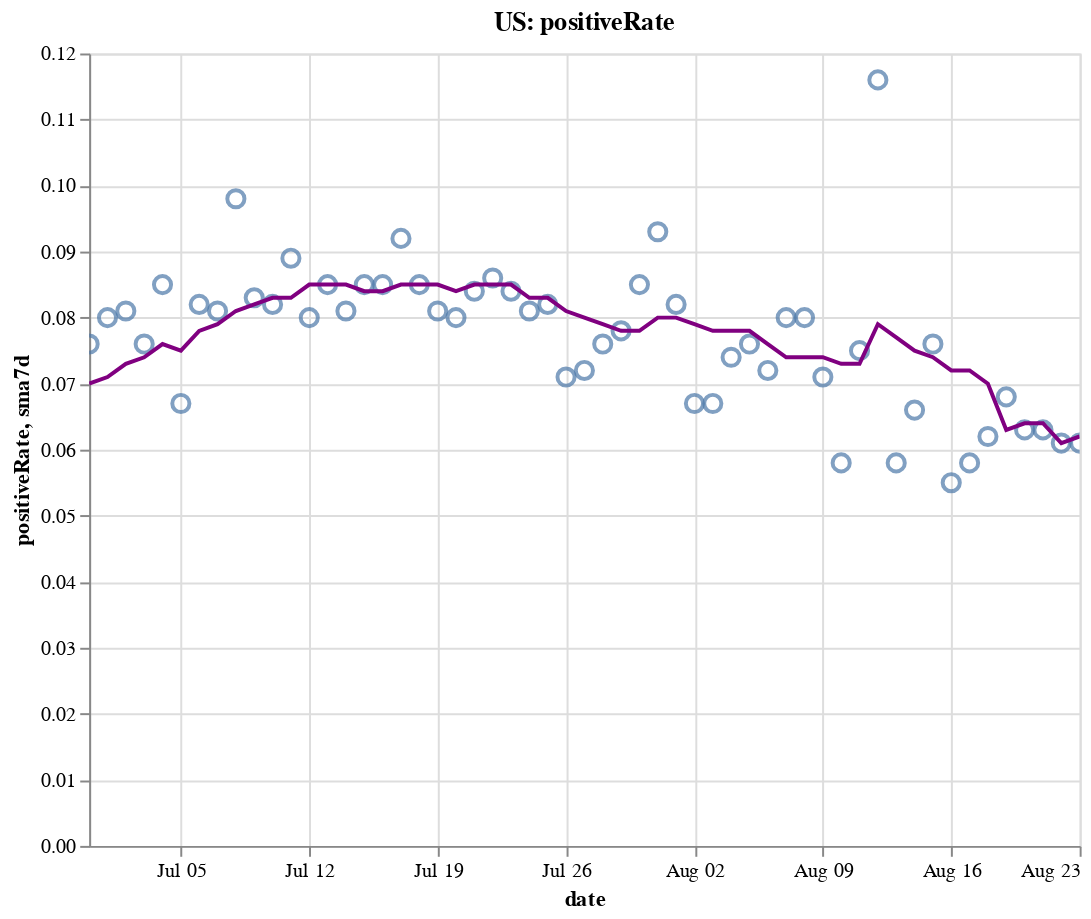

The notebook cell saved with this chart:
### Code cell
create_plot(us, 'positiveRate')

### Figure 1 — Vega-Lite specification as saved in the notebook (floating-point values rounded to 4 significant figures)
{"config": {"view": {"continuousWidth": 400, "continuousHeight": 300}}, "layer": [{"layer": [{"mark": {"type": "point", "size": 75}, "encoding": {"tooltip": [{"type": "temporal", "field": "date"}, {"type": "quantitative", "field": "positiveRate"}, {"type": "quantitative", "field": "sma7d"}], "x": {"type": "temporal", "field": "date"}, "y": {"type": "quantitative", "field": "positiveRate"}}, "selection": {"selector004": {"type": "interval", "bind": "scales", "encodings": ["x", "y"]}}}, {"mark": {"type": "line", "color": "purple"}, "encoding": {"x": {"type": "temporal", "field": "date"}, "y": {"type": "quantitative", "field": "sma7d"}}}]}, {"mark": {"type": "rule", "color": "#aaa"}, "encoding": {"x": {"type": "temporal", "field": "date"}}, "transform": [{"filter": {"selection": "selector003"}}]}, {"mark": "circle", "encoding": {"opacity": {"condition": {"value": 1, "selection": "selector003"}, "value": 0}, "tooltip": [{"type": "temporal", "field": "date"}, {"type": "quantitative", "field": "positiveRate"}, {"type": "quantitative", "field": "sma7d"}], "x": {"type": "temporal", "field": "date"}, "y": {"type": "quantitative", "field": "positiveRate"}}, "selection": {"selector003": {"type": "single", "encodings": ["x"], "on": "mouseover", "nearest": true, "empty": "none"}}}, {"mark": {"type": "text", "align": "left", "dx": 5, "dy": -5, "stroke": "white", "strokeWidth": 2}, "encoding": {"text": {"type": "quantitative", "field": "positiveRate"}, "tooltip": [{"type": "temporal", "field": "date"}, {"type": "quantitative", "field": "positiveRate"}, {"type": "quantitative", "field": "sma7d"}], "x": {"type": "temporal", "field": "date"}, "y": {"type": "quantitative", "field": "positiveRate"}}, "transform": [{"filter": {"selection": "selector003"}}]}, {"mark": {"type": "text", "align": "left", "dx": 5, "dy": -5}, "encoding": {"text": {"type": "quantitative", "field": "positiveRate"}, "tooltip": [{"type": "temporal", "field": "date"}, {"type": "quantitative", "field": "positiveRate"}, {"type": "quantitative", "field": "sma7d"}], "x": {"type": "temporal", "field": "date"}, "y": {"type": "quantitative", "field": "positiveRate"}}, "transform": [{"filter": {"selection": "selector003"}}]}], "data": {"name": "data-23ed30be4bc79ed58f4f1adf267e7c58"}, "height": 400, "title": "US: positiveRate", "width": 500, "$schema": "https://vega.github.io/schema/vega-lite/v4.8.1.json", "datasets": {"data-23ed30be4bc79ed58f4f1adf267e7c58": [{"date": "2020-06-30T00:00:00", "totalTestResultsIncrease": 628000.0, "positiveIncrease": 47460.0, "death": 120100.0, "deathIncrease": 596.0, "positiveRate": 0.076, "state": "US", "sma7d": 0.07}, {"date": "2020-07-01T00:00:00", "totalTestResultsIncrease": 635500.0, "positiveIncrease": 50670.0, "death": 120800.0, "deathIncrease": 701.0, "positiveRate": 0.08, "state": "US", "sma7d": 0.071}, {"date": "2020-07-02T00:00:00", "totalTestResultsIncrease": 666800.0, "positiveIncrease": 53830.0, "death": 121500.0, "deathIncrease": 695.0, "positiveRate": 0.081, "state": "US", "sma7d": 0.073}, {"date": "2020-07-03T00:00:00", "totalTestResultsIncrease": 714800.0, "positiveIncrease": 54220.0, "death": 122100.0, "deathIncrease": 598.0, "positiveRate": 0.076, "state": "US", "sma7d": 0.074}, {"date": "2020-07-04T00:00:00", "totalTestResultsIncrease": 645700.0, "positiveIncrease": 54730.0, "death": 122400.0, "deathIncrease": 306.0, "positiveRate": 0.085, "state": "US", "sma7d": 0.076}, {"date": "2020-07-05T00:00:00", "totalTestResultsIncrease": 684200.0, "positiveIncrease": 45790.0, "death": 122600.0, "deathIncrease": 209.0, "positiveRate": 0.067, "state": "US", "sma7d": 0.075}, {"date": "2020-07-06T00:00:00", "totalTestResultsIncrease": 504400.0, "positiveIncrease": 41600.0, "death": 122900.0, "deathIncrease": 243.0, "positiveRate": 0.082, "state": "US", "sma7d": 0.078}, {"date": "2020-07-07T00:00:00", "totalTestResultsIncrease": 637700.0, "positiveIncrease": 51770.0, "death": 123800.0, "deathIncrease": 923.0, "positiveRate": 0.081, "state": "US", "sma7d": 0.079}, {"date": "2020-07-08T00:00:00", "totalTestResultsIncrease": 634400.0, "positiveIncrease": 62150.0, "death": 124600.0, "deathIncrease": 807.0, "positiveRate": 0.098, "state": "US", "sma7d": 0.081}, {"date": "2020-07-09T00:00:00", "totalTestResultsIncrease": 706200.0, "positiveIncrease": 58840.0, "death": 125500.0, "deathIncrease": 867.0, "positiveRate": 0.083, "state": "US", "sma7d": 0.082}, {"date": "2020-07-10T00:00:00", "totalTestResultsIncrease": 815900.0, "positiveIncrease": 66640.0, "death": 126300.0, "deathIncrease": 854.0, "positiveRate": 0.082, "state": "US", "sma7d": 0.083}, {"date": "2020-07-11T00:00:00", "totalTestResultsIncrease": 705600.0, "positiveIncrease": 63010.0, "death": 127100.0, "deathIncrease": 757.0, "positiveRate": 0.089, "state": "US", "sma7d": 0.083}, {"date": "2020-07-12T00:00:00", "totalTestResultsIncrease": 764100.0, "positiveIncrease": 60980.0, "death": 127600.0, "deathIncrease": 476.0, "positiveRate": 0.08, "state": "US", "sma7d": 0.085}, {"date": "2020-07-13T00:00:00", "totalTestResultsIncrease": 690900.0, "positiveIncrease": 58460.0, "death": 127900.0, "deathIncrease": 327.0, "positiveRate": 0.085, "state": "US", "sma7d": 0.085}, {"date": "2020-07-14T00:00:00", "totalTestResultsIncrease": 774400.0, "positiveIncrease": 62880.0, "death": 128600.0, "deathIncrease": 736.0, "positiveRate": 0.081, "state": "US", "sma7d": 0.085}, {"date": "2020-07-15T00:00:00", "totalTestResultsIncrease": 766400.0, "positiveIncrease": 65380.0, "death": 129500.0, "deathIncrease": 858.0, "positiveRate": 0.085, "state": "US", "sma7d": 0.084}, {"date": "2020-07-16T00:00:00", "totalTestResultsIncrease": 832700.0, "positiveIncrease": 70950.0, "death": 130400.0, "deathIncrease": 947.0, "positiveRate": 0.085, "state": "US", "sma7d": 0.084}, {"date": "2020-07-17T00:00:00", "totalTestResultsIncrease": 842200.0, "positiveIncrease": 77230.0, "death": 131400.0, "deathIncrease": 951.0, "positiveRate": 0.092, "state": "US", "sma7d": 0.085}, {"date": "2020-07-18T00:00:00", "totalTestResultsIncrease": 768400.0, "positiveIncrease": 65180.0, "death": 132200.0, "deathIncrease": 872.0, "positiveRate": 0.085, "state": "US", "sma7d": 0.085}, {"date": "2020-07-19T00:00:00", "totalTestResultsIncrease": 805600.0, "positiveIncrease": 64880.0, "death": 132800.0, "deathIncrease": 527.0, "positiveRate": 0.081, "state": "US", "sma7d": 0.085}, {"date": "2020-07-20T00:00:00", "totalTestResultsIncrease": 712300.0, "positiveIncrease": 56970.0, "death": 133100.0, "deathIncrease": 363.0, "positiveRate": 0.08, "state": "US", "sma7d": 0.084}, {"date": "2020-07-21T00:00:00", "totalTestResultsIncrease": 754800.0, "positiveIncrease": 63640.0, "death": 134200.0, "deathIncrease": 1038.0, "positiveRate": 0.084, "state": "US", "sma7d": 0.085}, {"date": "2020-07-22T00:00:00", "totalTestResultsIncrease": 800700.0, "positiveIncrease": 69150.0, "death": 135300.0, "deathIncrease": 1171.0, "positiveRate": 0.086, "state": "US", "sma7d": 0.085}, {"date": "2020-07-23T00:00:00", "totalTestResultsIncrease": 845400.0, "positiveIncrease": 71350.0, "death": 136400.0, "deathIncrease": 1055.0, "positiveRate": 0.084, "state": "US", "sma7d": 0.085}, {"date": "2020-07-24T00:00:00", "totalTestResultsIncrease": 934100.0, "positiveIncrease": 75200.0, "death": 137600.0, "deathIncrease": 1176.0, "positiveRate": 0.081, "state": "US", "sma7d": 0.083}, {"date": "2020-07-25T00:00:00", "totalTestResultsIncrease": 794700.0, "positiveIncrease": 65080.0, "death": 138600.0, "deathIncrease": 1023.0, "positiveRate": 0.082, "state": "US", "sma7d": 0.083}, {"date": "2020-07-26T00:00:00", "totalTestResultsIncrease": 865800.0, "positiveIncrease": 61710.0, "death": 139200.0, "deathIncrease": 559.0, "positiveRate": 0.071, "state": "US", "sma7d": 0.081}, {"date": "2020-07-27T00:00:00", "totalTestResultsIncrease": 761100.0, "positiveIncrease": 55130.0, "death": 140200.0, "deathIncrease": 1059.0, "positiveRate": 0.072, "state": "US", "sma7d": 0.08}, {"date": "2020-07-28T00:00:00", "totalTestResultsIncrease": 735900.0, "positiveIncrease": 56230.0, "death": 141300.0, "deathIncrease": 1122.0, "positiveRate": 0.076, "state": "US", "sma7d": 0.079}, {"date": "2020-07-29T00:00:00", "totalTestResultsIncrease": 861100.0, "positiveIncrease": 66970.0, "death": 142800.0, "deathIncrease": 1492.0, "positiveRate": 0.078, "state": "US", "sma7d": 0.078}, {"date": "2020-07-30T00:00:00", "totalTestResultsIncrease": 813100.0, "positiveIncrease": 69470.0, "death": 144100.0, "deathIncrease": 1259.0, "positiveRate": 0.085, "state": "US", "sma7d": 0.078}, {"date": "2020-07-31T00:00:00", "totalTestResultsIncrease": 732400.0, "positiveIncrease": 67760.0, "death": 145400.0, "deathIncrease": 1311.0, "positiveRate": 0.093, "state": "US", "sma7d": 0.08}, {"date": "2020-08-01T00:00:00", "totalTestResultsIncrease": 736700.0, "positiveIncrease": 60690.0, "death": 146600.0, "deathIncrease": 1190.0, "positiveRate": 0.082, "state": "US", "sma7d": 0.08}, {"date": "2020-08-02T00:00:00", "totalTestResultsIncrease": 722600.0, "positiveIncrease": 48270.0, "death": 147100.0, "deathIncrease": 498.0, "positiveRate": 0.067, "state": "US", "sma7d": 0.079}, {"date": "2020-08-03T00:00:00", "totalTestResultsIncrease": 734300.0, "positiveIncrease": 49560.0, "death": 147600.0, "deathIncrease": 519.0, "positiveRate": 0.067, "state": "US", "sma7d": 0.078}, {"date": "2020-08-04T00:00:00", "totalTestResultsIncrease": 701200.0, "positiveIncrease": 51570.0, "death": 148900.0, "deathIncrease": 1255.0, "positiveRate": 0.074, "state": "US", "sma7d": 0.078}, {"date": "2020-08-05T00:00:00", "totalTestResultsIncrease": 685200.0, "positiveIncrease": 52260.0, "death": 150200.0, "deathIncrease": 1346.0, "positiveRate": 0.076, "state": "US", "sma7d": 0.078}, {"date": "2020-08-06T00:00:00", "totalTestResultsIncrease": 752700.0, "positiveIncrease": 54180.0, "death": 151500.0, "deathIncrease": 1251.0, "positiveRate": 0.072, "state": "US", "sma7d": 0.076}, {"date": "2020-08-07T00:00:00", "totalTestResultsIncrease": 771200.0, "positiveIncrease": 61520.0, "death": 152800.0, "deathIncrease": 1333.0, "positiveRate": 0.08, "state": "US", "sma7d": 0.074}, {"date": "2020-08-08T00:00:00", "totalTestResultsIncrease": 674700.0, "positiveIncrease": 54020.0, "death": 153900.0, "deathIncrease": 1089.0, "positiveRate": 0.08, "state": "US", "sma7d": 0.074}, {"date": "2020-08-09T00:00:00", "totalTestResultsIncrease": 720000.0, "positiveIncrease": 51360.0, "death": 154500.0, "deathIncrease": 616.0, "positiveRate": 0.071, "state": "US", "sma7d": 0.074}, {"date": "2020-08-10T00:00:00", "totalTestResultsIncrease": 722500.0, "positiveIncrease": 41840.0, "death": 154900.0, "deathIncrease": 426.0, "positiveRate": 0.058, "state": "US", "sma7d": 0.073}, {"date": "2020-08-11T00:00:00", "totalTestResultsIncrease": 744600.0, "positiveIncrease": 55590.0, "death": 156200.0, "deathIncrease": 1326.0, "positiveRate": 0.075, "state": "US", "sma7d": 0.073}, {"date": "2020-08-12T00:00:00", "totalTestResultsIncrease": 484100.0, "positiveIncrease": 56040.0, "death": 157800.0, "deathIncrease": 1517.0, "positiveRate": 0.116, "state": "US", "sma7d": 0.079}, {"date": "2020-08-13T00:00:00", "totalTestResultsIncrease": 885700.0, "positiveIncrease": 51700.0, "death": 158900.0, "deathIncrease": 1163.0, "positiveRate": 0.058, "state": "US", "sma7d": 0.077}, {"date": "2020-08-14T00:00:00", "totalTestResultsIncrease": 848500.0, "positiveIncrease": 55650.0, "death": 160100.0, "deathIncrease": 1216.0, "positiveRate": 0.066, "state": "US", "sma7d": 0.075}, {"date": "2020-08-15T00:00:00", "totalTestResultsIncrease": 748600.0, "positiveIncrease": 56600.0, "death": 161400.0, "deathIncrease": 1219.0, "positiveRate": 0.076, "state": "US", "sma7d": 0.074}, {"date": "2020-08-16T00:00:00", "totalTestResultsIncrease": 786200.0, "positiveIncrease": 43080.0, "death": 162000.0, "deathIncrease": 619.0, "positiveRate": 0.055, "state": "US", "sma7d": 0.072}, {"date": "2020-08-17T00:00:00", "totalTestResultsIncrease": 654400.0, "positiveIncrease": 37820.0, "death": 162400.0, "deathIncrease": 407.0, "positiveRate": 0.058, "state": "US", "sma7d": 0.072}, {"date": "2020-08-18T00:00:00", "totalTestResultsIncrease": 648800.0, "positiveIncrease": 40460.0, "death": 163600.0, "deathIncrease": 1195.0, "positiveRate": 0.062, "state": "US", "sma7d": 0.07}, {"date": "2020-08-19T00:00:00", "totalTestResultsIncrease": 659700.0, "positiveIncrease": 44930.0, "death": 165000.0, "deathIncrease": 1420.0, "positiveRate": 0.068, "state": "US", "sma7d": 0.063}, {"date": "2020-08-20T00:00:00", "totalTestResultsIncrease": 690900.0, "positiveIncrease": 43740.0, "death": 166100.0, "deathIncrease": 1134.0, "positiveRate": 0.063, "state": "US", "sma7d": 0.064}, {"date": "2020-08-21T00:00:00", "totalTestResultsIncrease": 747400.0, "positiveIncrease": 46820.0, "death": 167300.0, "deathIncrease": 1123.0, "positiveRate": 0.063, "state": "US", "sma7d": 0.064}, {"date": "2020-08-22T00:00:00", "totalTestResultsIncrease": 767000.0, "positiveIncrease": 46450.0, "death": 168300.0, "deathIncrease": 1029.0, "positiveRate": 0.061, "state": "US", "sma7d": 0.061}, {"date": "2020-08-23T00:00:00", "totalTestResultsIncrease": 626600.0, "positiveIncrease": 38260.0, "death": 168800.0, "deathIncrease": 571.0, "positiveRate": 0.061, "state": "US", "sma7d": 0.062}]}}
